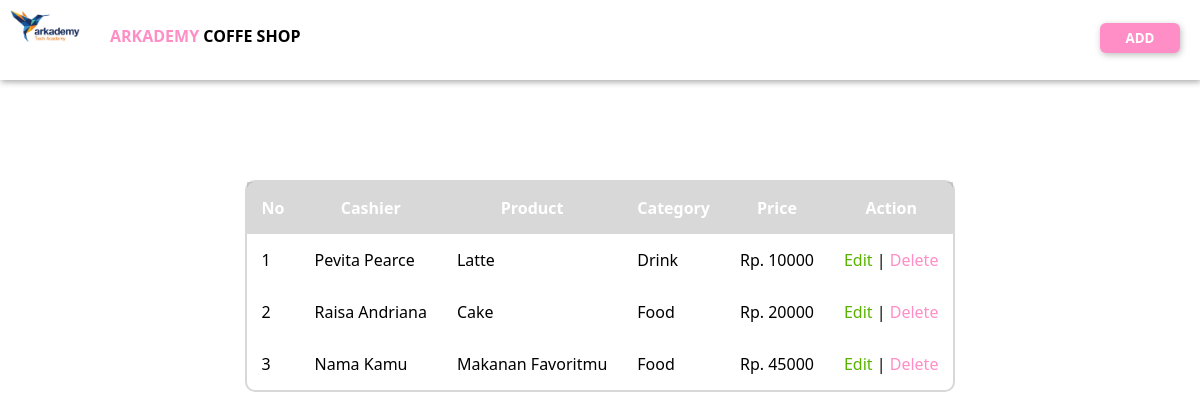
The page /6b/index.php on the database its author committed.
### tables this page shows
CREATE TABLE IF NOT EXISTS `product` (
  `id` int(11) NOT NULL AUTO_INCREMENT,
  `name` varchar(20) NOT NULL,
  `price` int(11) NOT NULL,
  `id_category` int(11) NOT NULL,
  `id_cashier` int(11) NOT NULL,
  PRIMARY KEY (`id`)
);

CREATE TABLE IF NOT EXISTS `cashier` (
  `id` int(11) NOT NULL AUTO_INCREMENT,
  `name` varchar(20) NOT NULL,
  PRIMARY KEY (`id`)
);

CREATE TABLE IF NOT EXISTS `category` (
  `id` int(11) NOT NULL AUTO_INCREMENT,
  `name` varchar(20) NOT NULL,
  PRIMARY KEY (`id`)
);

### 6c/confg.php (called while the page is built)
<?php
    $conn = mysqli_connect("localhost", "root", "", "arkademy");
    function query($query){
        global $conn;
        $result = mysqli_query($conn, $query);
        $rows =[];
        while($row = mysqli_fetch_array($result)){
            $rows[] = $row;
        }
        return $rows;
    }
?>

### 6b/index.php (the view, shortened to what this page needs)
<?php
    include_once('confg.php');
    $product = query("SELECT cashier.name, product.name, category.name, product.price, product.id
    FROM product LEFT JOIN cashier ON product.id_cashier=cashier.id
    LEFT JOIN category ON product.id_category=category.id;");
?>
<!DOCTYPE html>
<html lang="en">
<head>
    <link rel="stylesheet" href="style.css">
</head>
<body>
    <nav>
        <a class="label" href="http://">
            <img src="img/logo.png" class="logo" alt="logo">
            <div class="text"><span>ARKADEMY </span>COFFE SHOP</div>
        </a>
        <div>
            <button class="btn" onclick="popUp()" type="submit">ADD</button>
        </div>
    </nav>
    <div class="container">
        <table cellspacing="0" cellpadding="15">
            <thead>
                <tr>
                    <th>No</th>
                    <th>Cashier</th>
                    <th>Product</th>
                    <th>Category</th>
                    <th>Price</th>
                    <th>Action</th>
                </tr>
            </thead>
            <tbody>
            <?php $num=1?>
            <?php foreach($product as $p): ?>
                <tr>
                    <td><?= $num++?></td>
                    <td><?=$p[0];?></td>
                    <td><?=$p[1];?></td>
                    <td><?=$p[2];?></td>
                    <td>Rp. <?=$p[3];?></td>
                    <td>
                        <a class="edit" href="edit.php?id=<?=$p["id"];?>">Edit</a> |
                        <a class="delete" href="delete.php?id=<?=$p["id"];?>">Delete</a>
                    </td>
                </tr>
                <?php endforeach; ?>
            </tbody>
        </table>
    </div>
</body>
</html>

### 6b/style.css (style rules this page uses)
* { font-family: 'Segoe UI', Tahoma, Geneva, Verdana, sans-serif; text-decoration: none; }
body { padding: 0; margin: 0; }
.logo { width: 70px; }
nav { box-shadow: 1px 2px 6px rgba(39, 39, 39, 0.4); padding: 10px; margin-bottom: 100px; font-weight: bold; height: 60px; }
nav .text { position: absolute; top: 25px; left: 110px; }
nav span { color: rgb(255, 142, 198); }
nav a { color: black; }
.btn { position: absolute; right: 20px; top: 23px; width: 80px; height: 30px; border-radius: 6px; border: none; background-color: rgb(255, 142, 198); color: rgb(255, 255, 255); font-weight: bold; text-decoration: none; box-shadow: 1px 2px 6px rgba(39, 39, 39, 0.3); cursor: pointer; }
table { margin: auto; border: 2px solid rgba(160, 157, 157, .4); border-radius: 10px; }
table thead { background-color: rgba(160, 157, 157, .4); color: rgb(255, 255, 255); }
.edit { color: rgb(89, 179, 0); }
.delete { color: rgb(255, 142, 198); }

### rows shown on the page
product: id_cashier.name "Pevita Pearce", name "Latte", id_category.name "Drink", price "10000"
product: id_cashier.name "Raisa Andriana", name "Cake", id_category.name "Food", price "20000"
product: id_cashier.name "Nama Kamu", name "Makanan Favoritmu", id_category.name "Food", price "45000"
